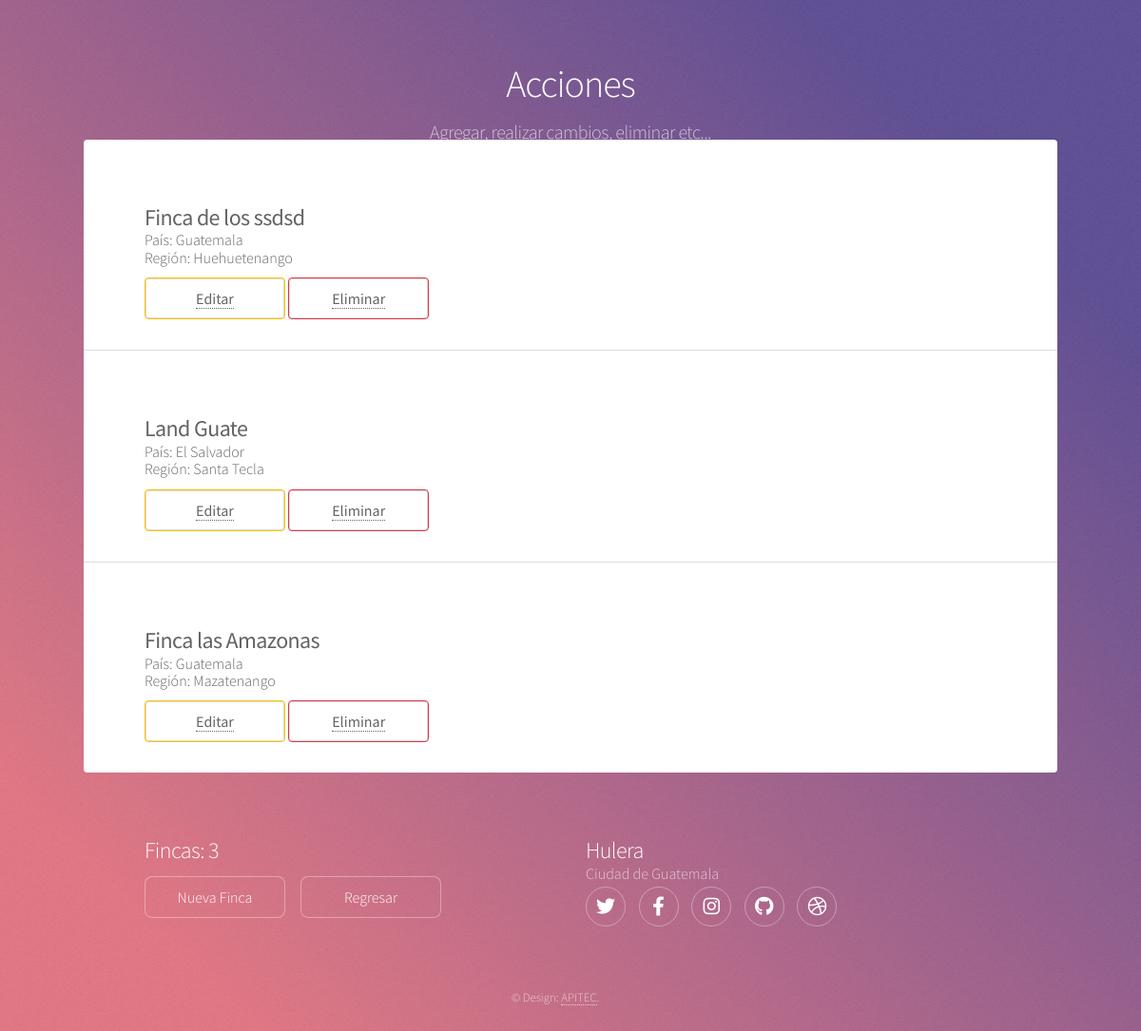
The app's page /estate/actions/1/ with its own data.
### estate/models.py (models this page shows, shortened)
class Land(models.Model):
    name = models.CharField(max_length=100)
    country = models.CharField(max_length=100)
    region = models.CharField(max_length=100)

### estate/views.py (the view)
# urls.py: path('actions/<int:user_pk>/', views.actions, name='actions'),
def actions(request, user_pk):
    template = 'estate/actions.html'
    context = {
        'lands': Land.objects.all(),
        'user_pk': user_pk,
        'num_lands': Land.objects.count(),
    }
    return render(request, template, context)

### estate/templates/estate/actions.html (shortened to what this page needs)
<!DOCTYPE HTML>
{% load static %}
<html>
	<head>
        <link rel="stylesheet" href="https://stackpath.bootstrapcdn.com/bootstrap/4.3.1/css/bootstrap.min.css">
		<link rel="stylesheet" href="{% static 'assets/css/main.css' %}" />
	</head>
	<body class="is-preload">
			<div id="wrapper">
					<header id="header">
						<h1>Acciones</h1>
						<p>Agregar, realizar cambios, eliminar etc...</p>
					</header>
					<div id="main">
                        {% for land in lands %}
							<section id="content" class="main">
								<h2><strong>{{ land.name }}</strong></h2>
                                <p>País: {{ land.country }}</p>
                                <p>Región: {{ land.region }}</p>
                                <button type="button" class="btn btn-warning"><a href="{% url 'estate:edit-land' land.pk %}">Editar</a></button>
                                <button type="button" class="btn btn-danger"><a href="{% url 'estate:delete-land' land.pk %}">Eliminar</a></button>
                            </section>
                        {% endfor %}
					</div>
					<footer id="footer">
						<section>
							<h2>Fincas: {{ num_lands }}</h2>
							<ul class="actions">
                                <br><li><a href="{% url 'estate:new-land' user_pk %}" class="button" style="margin-top: 1em;">Nueva Finca</a></li>
                                <br><li><a href="{% url 'estate:index' user_pk %}" class="button" style="margin-top: 1em;">Regresar</a></li>
                            </ul>
						</section>
						<section>
							<h2>Hulera</h2>
								<dd>Ciudad de Guatemala</dd>
							<ul class="icons">
								<li><a href="#" class="icon brands fa-twitter alt"><span class="label">Twitter</span></a></li>
								<li><a href="#" class="icon brands fa-facebook-f alt"><span class="label">Facebook</span></a></li>
								<li><a href="#" class="icon brands fa-instagram alt"><span class="label">Instagram</span></a></li>
								<li><a href="#" class="icon brands fa-github alt"><span class="label">GitHub</span></a></li>
								<li><a href="#" class="icon brands fa-dribbble alt"><span class="label">Dribbble</span></a></li>
							</ul>
						</section>
						<p class="copyright">&copy; Design: <a href="http://apitec.io/" target="_blank">APITEC</a>.</p>
					</footer>
			</div>
	</body>
</html>

### records on screen
Land: name "Finca de los ssdsd", country "Guatemala", region "Huehuetenango"
Land: name "Land Guate", country "El Salvador", region "Santa Tecla"
Land: name "Finca las Amazonas", country "Guatemala", region "Mazatenango"

### other values on screen
{{ num_lands }} "3"
